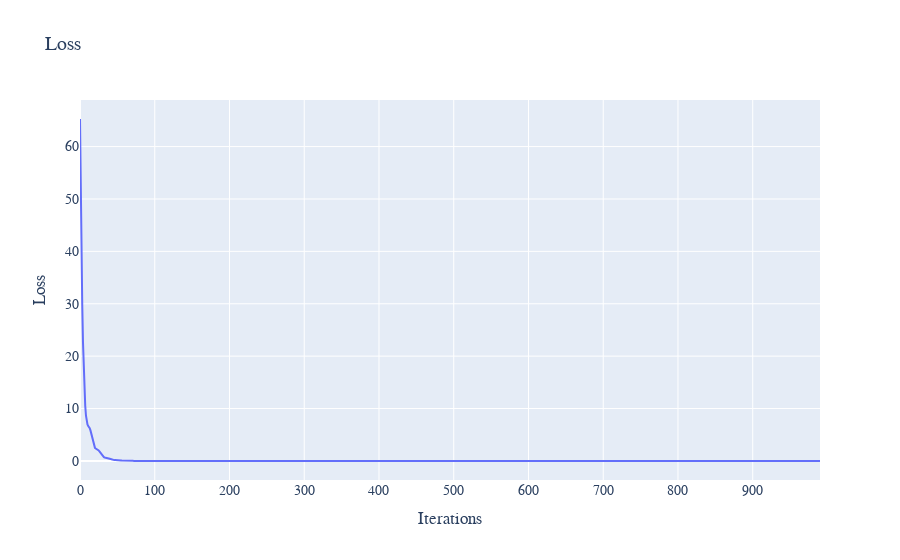

Source (notebook cell):
### Code cell
POiSSON_MODEL_CONFIG = {
    "hidden_dim": 32,
    "learning_rate": 5e-3,
    "loss_weights": (1, 500),
    "sampling_method": "uniform",
    "lr_decay": 0.99,
    "network_type": "FF",
    "optimiser": "Adam",
     "method": "Ritz"
}
eq = POISSON()
model = POiSSON_MODEL_CONFIG
solver = DeepPDESolver(model, eq)
losses = list(solver.train(1000))
plot_losses(losses)

### Figure 1 — Plotly figure (JSON) as saved in the notebook; plotly's stock layout.template omitted (floating-point values rounded to 4 significant figures; data arrays with more than 128 entries replaced by an {"elided": "..."} marker saying what was removed)
{"data": [{"mode": "lines", "name": "Error at x=0.1", "type": "scatter", "x": {"elided": "991 int values"}, "xaxis": "x", "y": {"elided": "991 float values"}, "yaxis": "y"}], "layout": {"font": {"family": "Courier New, monospace", "size": 14}, "title": {"text": "Loss"}, "xaxis": {"anchor": "y", "domain": [0, 1], "title": {"text": "Iterations"}}, "yaxis": {"anchor": "x", "domain": [0, 1], "title": {"text": "Loss"}}}}
